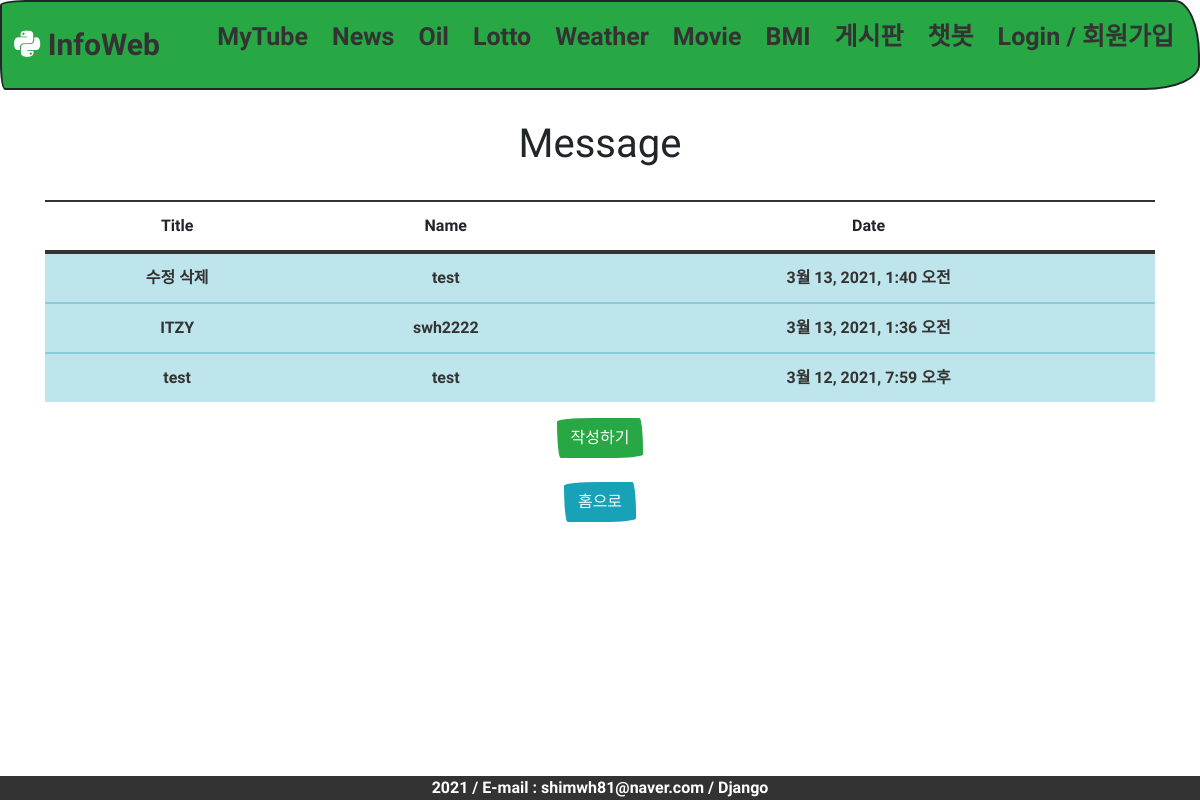
The page /board/ on the database as committed earlier.
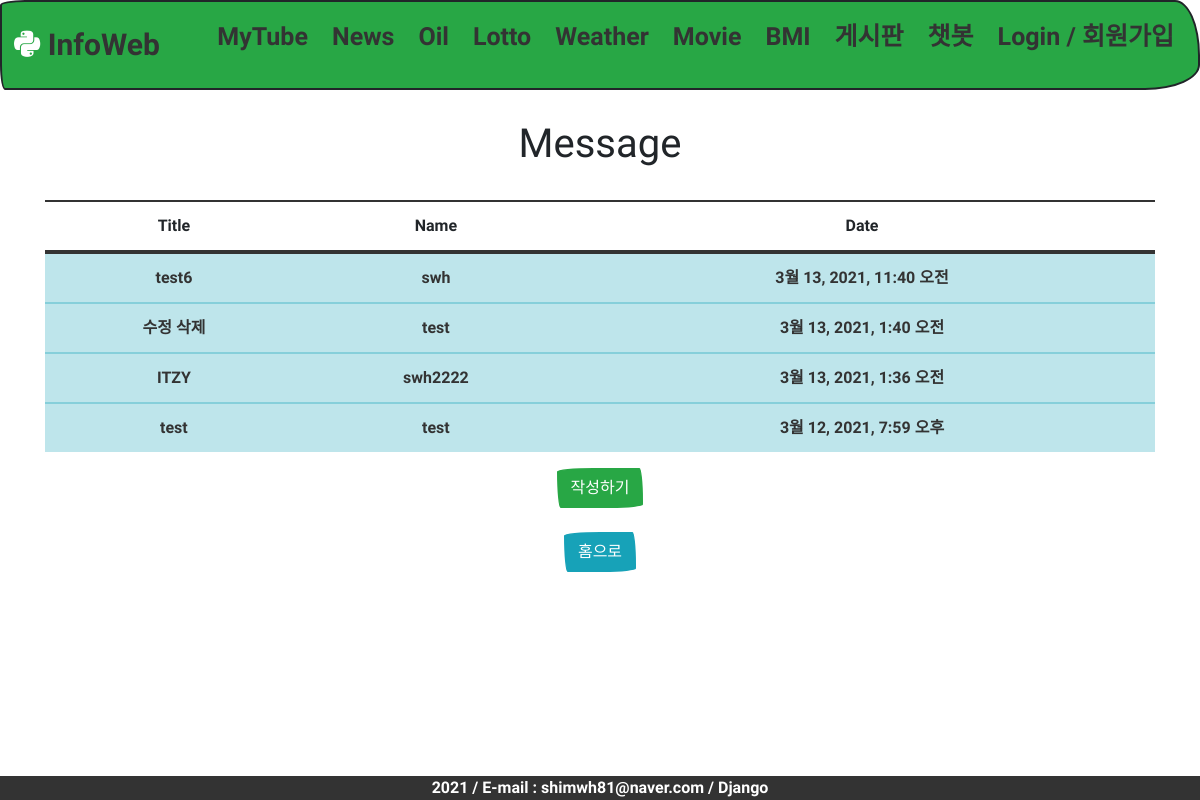
The same page on the database as committed later.
### board/models.py (models this page shows, shortened)
class Message(models.Model):
    title = models.CharField(max_length=50, help_text='최대 50자 내로 입력가능합니다.')
    name = models.CharField(max_length=10, help_text='최대 10자 내로 입력가능합니다.')
    contents = models.TextField(default='', help_text='내용을 입력해주세요~')
    regdate = models.DateTimeField(auto_now=True)

### board/views.py (the view)
# urls.py: path('', views.board, name='board'),
def board(request):
    msglist = Message.objects.order_by('-regdate')
    return render(request, 'infoweb/board.html', {'msglist' : msglist})

### templates/infoweb/board.html
{% extends "infoweb/base.html" %}
{% load static %}
{% block content %}
<div  class="form-group">
    <h1>Message</h1>
    <br>
    <table class="table table-hover">
  <thead>
    <tr>
      <th scope="title">Title</th>
      <th scope="name">Name</th>
      <th scope="date">Date</th>
    </tr>
  </thead>
        <tbody>
        {% for list in msglist %}
         <tr class="table-info">
          <td><a  class="board" href="{% url 'detail_view' list.pk %}">{{list.title}}</a></td>
          <td><a href="{% url 'detail_view' list.pk %}">{{list.name}}</a></td>
          <td><a href="{% url 'detail_view' list.pk %}">{{list.regdate}}</a></td>
        </tr>
      {% endfor %}
        </tbody>
 </table>
    <a href="{% url 'write' %}">
    <input type="button" class="btn btn-success" value="작성하기">
    </a>
    <br><br>
    <a href="{% url 'home' %}"><input type="button" class="btn btn-info" value="홈으로"></a>
    <br>
</div>
{% endblock %}

Rows that differ between the two databases and show on the page:
added Message: title "test6", name "swh", regdate "3월 13, 2021, 11:40 오전"
